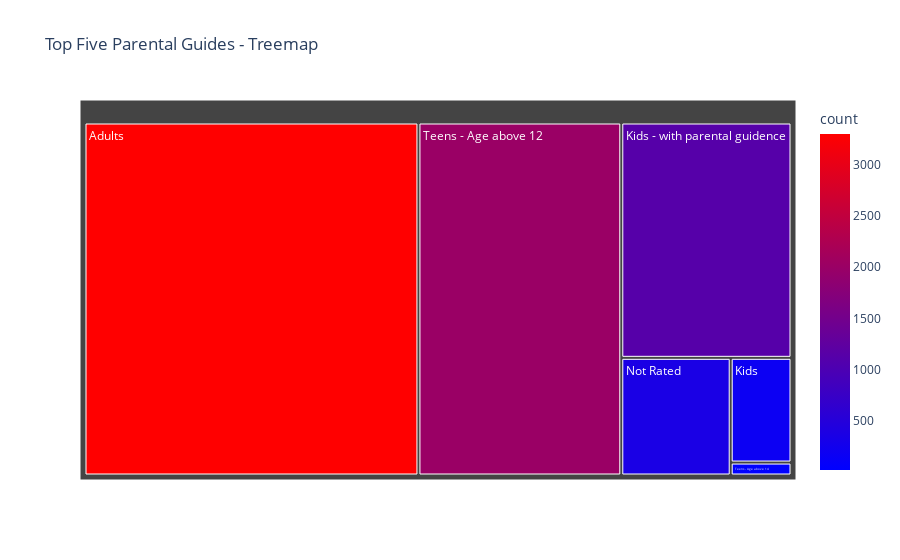

The notebook cell saved with this chart:
### Markdown cell above
Which parentalguide are most common in the dataset?

### Code cell
import plotly.express as px

# Assuming 'movie' is your DataFrame
top_five_genres = movie["parentalguide"].value_counts().head(10).reset_index(name='count')

fig = px.treemap(top_five_genres, 
                 path=['parentalguide'],  # Use 'index' column for hierarchy
                 values='count', 
                 title='Top Five Parental Guides - Treemap',
                 color='count', 
                 color_continuous_scale='bluered',)



fig.show()

### Figure 1 — Plotly figure (JSON) as saved in the notebook; plotly's stock layout.template omitted (floating-point values rounded to 4 significant figures)
{"data": [{"branchvalues": "total", "customdata": [[3296], [178], [1120], [360], [2002], [22]], "domain": {"x": [0, 1], "y": [0, 1]}, "hovertemplate": "labels=%{label}<br>count_sum=%{value}<br>parent=%{parent}<br>id=%{id}<br>count=%{color}<extra></extra>", "ids": ["Adults", "Kids", "Kids - with parental guidence", "Not Rated", "Teens - Age above 12", "Teens - Age above 14"], "labels": ["Adults", "Kids", "Kids - with parental guidence", "Not Rated", "Teens - Age above 12", "Teens - Age above 14"], "marker": {"coloraxis": "coloraxis", "colors": [3296, 178, 1120, 360, 2002, 22]}, "name": "", "parents": ["", "", "", "", "", ""], "type": "treemap", "values": [3296, 178, 1120, 360, 2002, 22]}], "layout": {"coloraxis": {"colorbar": {"title": {"text": "count"}}, "colorscale": [[0, "rgb(0,0,255)"], [1, "rgb(255,0,0)"]]}, "legend": {"tracegroupgap": 0}, "title": {"text": "Top Five Parental Guides - Treemap"}}}
